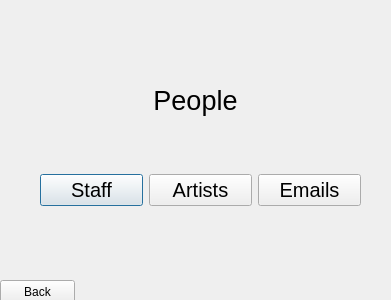
<?xml version="1.0" encoding="UTF-8"?>
<ui version="4.0">
 <class>People_Menu</class>
 <widget class="QDialog" name="People_Menu">
  <property name="geometry">
   <rect>
    <x>0</x>
    <y>0</y>
    <width>391</width>
    <height>300</height>
   </rect>
  </property>
  <property name="windowTitle">
   <string>People Menu</string>
  </property>
  <widget class="QLabel" name="People_MainMenuText">
   <property name="geometry">
    <rect>
     <x>0</x>
     <y>80</y>
     <width>391</width>
     <height>41</height>
    </rect>
   </property>
   <property name="font">
    <font>
     <pointsize>20</pointsize>
    </font>
   </property>
   <property name="text">
    <string>People</string>
   </property>
   <property name="alignment">
    <set>Qt::AlignCenter</set>
   </property>
  </widget>
  <widget class="QWidget" name="horizontalLayoutWidget">
   <property name="geometry">
    <rect>
     <x>40</x>
     <y>140</y>
     <width>321</width>
     <height>101</height>
    </rect>
   </property>
   <layout class="QHBoxLayout" name="horizontalLayout_2">
    <item>
     <widget class="QPushButton" name="People_StaffButton">
      <property name="font">
       <font>
        <pointsize>15</pointsize>
       </font>
      </property>
      <property name="text">
       <string>Staff</string>
      </property>
     </widget>
    </item>
    <item>
     <widget class="QPushButton" name="People_ArtistsButton">
      <property name="font">
       <font>
        <pointsize>15</pointsize>
       </font>
      </property>
      <property name="text">
       <string>Artists</string>
      </property>
     </widget>
    </item>
    <item>
     <widget class="QPushButton" name="People_EmailButton">
      <property name="font">
       <font>
        <pointsize>15</pointsize>
       </font>
      </property>
      <property name="text">
       <string>Emails</string>
      </property>
     </widget>
    </item>
   </layout>
  </widget>
  <widget class="QPushButton" name="People_BackButton">
   <property name="geometry">
    <rect>
     <x>0</x>
     <y>280</y>
     <width>75</width>
     <height>23</height>
    </rect>
   </property>
   <property name="text">
    <string>Back</string>
   </property>
  </widget>
  <widget class="QLabel" name="People_Logo">
   <property name="geometry">
    <rect>
     <x>160</x>
     <y>10</y>
     <width>71</width>
     <height>71</height>
    </rect>
   </property>
   <property name="text">
    <string/>
   </property>
  </widget>
 </widget>
 <resources/>
 <connections>
  <connection>
   <sender>People_BackButton</sender>
   <signal>clicked()</signal>
   <receiver>People_Menu</receiver>
   <slot>BackButton()</slot>
   <hints>
    <hint type="sourcelabel">
     <x>53</x>
     <y>288</y>
    </hint>
    <hint type="destinationlabel">
     <x>73</x>
     <y>299</y>
    </hint>
   </hints>
  </connection>
  <connection>
   <sender>People_StaffButton</sender>
   <signal>clicked()</signal>
   <receiver>People_Menu</receiver>
   <slot>StaffButton()</slot>
   <hints>
    <hint type="sourcelabel">
     <x>134</x>
     <y>205</y>
    </hint>
    <hint type="destinationlabel">
     <x>138</x>
     <y>299</y>
    </hint>
   </hints>
  </connection>
  <connection>
   <sender>People_ArtistsButton</sender>
   <signal>clicked()</signal>
   <receiver>People_Menu</receiver>
   <slot>ArtistsButton()</slot>
   <hints>
    <hint type="sourcelabel">
     <x>251</x>
     <y>185</y>
    </hint>
    <hint type="destinationlabel">
     <x>266</x>
     <y>299</y>
    </hint>
   </hints>
  </connection>
  <connection>
   <sender>People_EmailButton</sender>
   <signal>clicked()</signal>
   <receiver>People_Menu</receiver>
   <slot>EmailButton()</slot>
   <hints>
    <hint type="sourcelabel">
     <x>359</x>
     <y>205</y>
    </hint>
    <hint type="destinationlabel">
     <x>320</x>
     <y>299</y>
    </hint>
   </hints>
  </connection>
 </connections>
 <slots>
  <slot>BackButton()</slot>
  <slot>StaffButton()</slot>
  <slot>ArtistsButton()</slot>
  <slot>EmailButton()</slot>
 </slots>
</ui>
